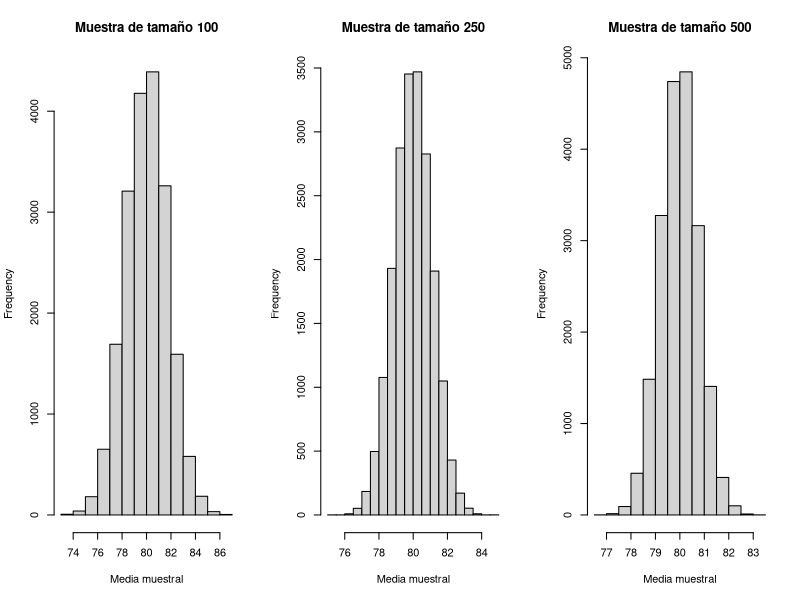
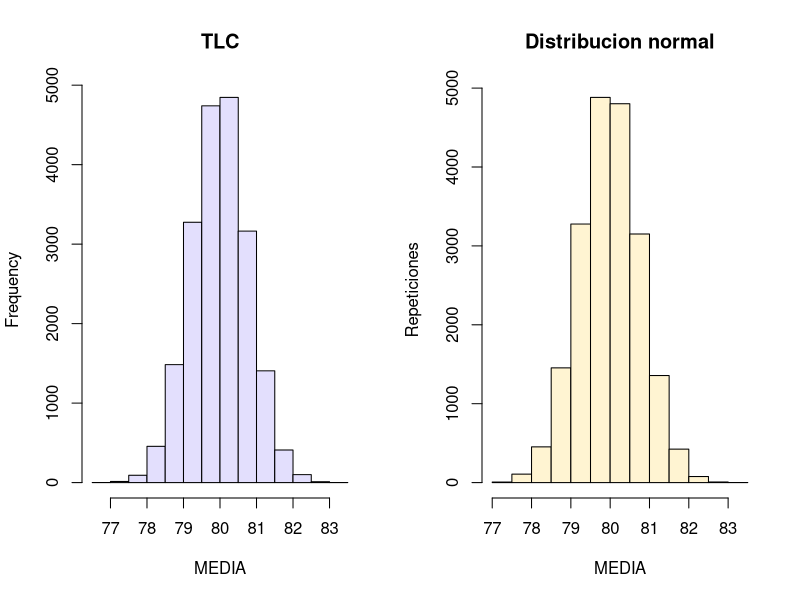

Here is the R script that generated these plots, in order:
n = 20000

poblacion <- runif(n, 50, 110)

arr1 <- c()
arr2 <- c()
arr3 <- c()

for(i in 1:n){
  arr1[i] = mean(sample(poblacion, 100, replace = TRUE))
  arr2[i] = mean(sample(poblacion, 250, replace = TRUE))
  arr3[i] = mean(sample(poblacion, 500, replace = TRUE))
}

par(mfrow = c(1, 3))

# Generamos los histogramas para las tres muestras
hist(arr1, main = "Muestra de tamaño 100", xlab = "Media muestral")
hist(arr2, main = "Muestra de tamaño 250", xlab = "Media muestral")
hist(arr3, main = "Muestra de tamaño 500", xlab = "Media muestral")

# media_muestral <- c(m1, m2, m3)
# media <- mean(media_muestral)
# cat("La media de la muestra de tamaño 100 es:", media)
# 
# desviacion_Standart <- sd(media_muestral)
# cat("La SD de la muestra de tamaño 100 es:", desviacion_Standart)

par(mfrow = c(1, 2))

hist(arr3, col = "#E3DFFD", main = "TLC", xlab = "MEDIA")

normal_datos <- rnorm(n, mean(arr3), sd(arr3))
hist(normal_datos, xlab = "MEDIA", ylab = "Repeticiones", col = "#FFF4D2", main = "Distribucion normal")
